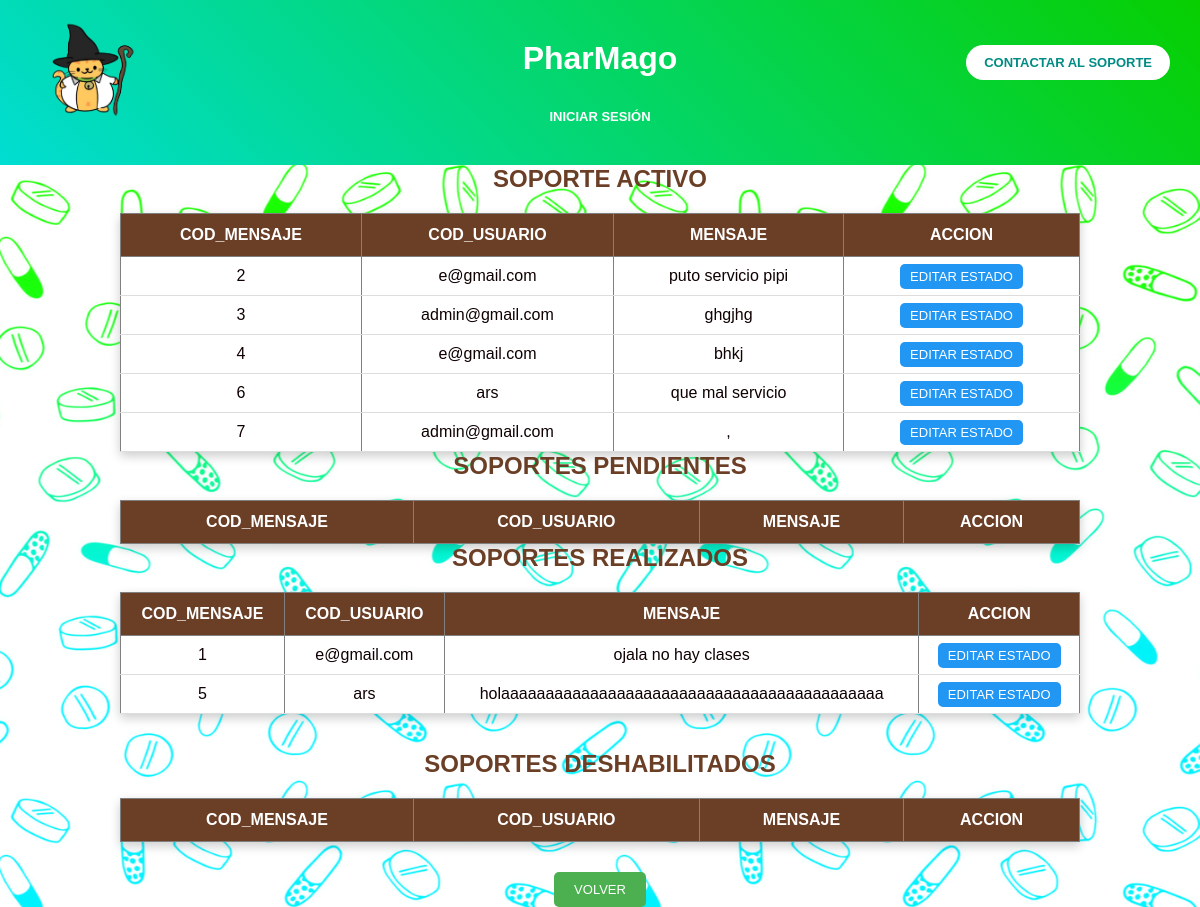
The page /admin/soporte/soporte_admin.php (signed in) on the database its author committed.
### tables this page shows
CREATE TABLE `mensajes` (
  `cod_mensaje` int(11) NOT NULL,
  `usuario` varchar(50) NOT NULL,
  `mensaje` varchar(150) NOT NULL,
  `estado` enum('activo','inactivo','pendiente','realizado') NOT NULL
);

### admin/soporte/soporte_admin.php (the view, shortened to what this page needs)
<!DOCTYPE html>
<html lang="en">
<head>
<link rel="stylesheet" href="../../css/general_admin.css">
</head>
<header>
        <div class="contenedor">
            <img src="../../imagenes/logo.png" alt="Logo PharMago">
        </div>
        <div class="contenedor1">
            <a href="soporte.php" class="button">
                CONTACTAR AL SOPORTE
            </a>
        </div>
        <h1>PharMago</h1>
        <nav>
            <a href="../../iniciarsesion.php">INICIAR SESIÓN</a>
        </nav>
    </header>
<body>
        <?php
            Include("../../conexion.php");
            $realizados=$conn->query("Select * from mensajes where estado='Realizado'");
            $activos=$conn->query("Select * from mensajes where estado='Activo'");
         ?>
    <h2 style="text-align:center; ">SOPORTE ACTIVO </h2>
    <table border="1" width="80%" align="center">
        <tr><th>COD_MENSAJE</th><th>COD_USUARIO</th><th>MENSAJE</th><th>ACCION</th></tr>
         <?php while($row= $activos->fetch_assoc())
         {
            ?>
            <tr>
            <td><?php echo $row["cod_mensaje"];?></td>
            <td><?php echo $row["usuario"];?></td>
            <td><?php echo $row["mensaje"];?></td>
            <td><a href="soporte_actualizar.php?id=<?php echo $row['cod_mensaje'];?>">EDITAR ESTADO</a></td>
        </tr>
        <?php } ?>
    </table>
        <h2 style="text-align:center; ">SOPORTES PENDIENTES</h2>
    <table border="1" width="80%" align="center">
        <tr><th>COD_MENSAJE</th><th>COD_USUARIO</th><th>MENSAJE</th><th>ACCION</th></tr>
    </table>
        <h2 style="text-align:center; ">SOPORTES REALIZADOS</h2>
    <table border="1" width="80%" align="center">
        <tr><th>COD_MENSAJE</th><th>COD_USUARIO</th><th>MENSAJE</th><th>ACCION</th></tr>
         <?php while($row= $realizados->fetch_assoc())
         {
            ?>
            <tr>
            <td><?php echo $row["cod_mensaje"];?></td>
            <td><?php echo $row["usuario"];?></td>
            <td><?php echo $row["mensaje"];?></td>
            <td><a href="soporte_actualizar.php?id=<?php echo $row['cod_mensaje'];?>">EDITAR ESTADO</a></td>
            <?php } ?>
        </tr>
    </table>
<br></br>
 <h2 style="text-align:center; ">SOPORTES DESHABILITADOS </h2>
 <table border="1" width="80%" align="center">
        <tr><th>COD_MENSAJE</th><th>COD_USUARIO</th><th>MENSAJE</th><th>ACCION</th></tr>
    </table>
    <br>
    <div class="footer">
    <a href="../dashboard_admin.php">VOLVER</a>
</div>
</body>
</html>

### css/general_admin.css (style rules this page uses)
* { margin:0; padding:0; box-sizing:border-box; }
html { height:100%; }
body { min-height:100vh; display:flex; flex-direction:column; font-family:'Franklin Gothic Medium','Arial Narrow',Arial,sans-serif; text-align:center; color:rgb(15, 1, 1); position:relative; }
body::before { content:""; position:fixed; inset:0; background:url("../imagenes/fondo.png") center center/cover no-repeat; z-index:-1; }
header { background:linear-gradient(45deg,#00ddd2,#07cf00); color:white; padding:40px 20px; position:relative; animation:fadeIn 1.5s ease; }
header h1 { display:inline-block; margin-bottom:15px; cursor:pointer; transition:transform .3s; }
.contenedor { position:absolute; top:20px; left:25px; }
.contenedor img { width:130px; height:auto; }
.contenedor1 { position:absolute; top:45px; right:30px; }
nav { margin-top:15px; }
nav a { color:white; text-decoration:none; font-weight:bold; margin:0 15px; transition:.3s; }
.button { display:inline-block; padding:10px 18px; background:white; color:#008c84; border-radius:40px; text-decoration:none; font-weight:bold; transition:.3s; }
body { font-family:Arial, Helvetica, sans-serif; background:#fff5f7; }
h2 { text-align:center; color: #6b3e26; margin-bottom:20px; }
table { width:80%; margin: auto; border-collapse:collapse; background: white; box-shadow: 0px 4px 10px rgba(0,0,0,0.2); }
th { background: #6b3e26; color: white; padding:12px; }
td { padding:10px; text-align:center; border-bottom: 1px solid #ddd; }
a { text-decoration:none; padding: 5px 10px; border-radius:5px; font-size: 13px; }
a[href*="actualizar"] { background: #2196f3; color: white; }
.footer { text-align:center; margin-top:20px; }
.footer a { background: #4caf50; color: white; padding: 10px 20px; }

### rows shown on the page
mensajes: cod_mensaje "2", usuario "e@gmail.com", mensaje "puto servicio pipi"
mensajes: cod_mensaje "3", usuario "admin@gmail.com", mensaje "ghgjhg"
mensajes: cod_mensaje "4", usuario "e@gmail.com", mensaje "bhkj"
mensajes: cod_mensaje "6", usuario "ars", mensaje "que mal servicio"
mensajes: cod_mensaje "7", usuario "admin@gmail.com", mensaje ","
mensajes: cod_mensaje "1", usuario "e@gmail.com", mensaje "ojala no hay clases"
mensajes: cod_mensaje "5", usuario "ars", mensaje "holaaaaaaaaaaaaaaaaaaaaaaaaaaaaaaaaaaaaaaaaaaa"
